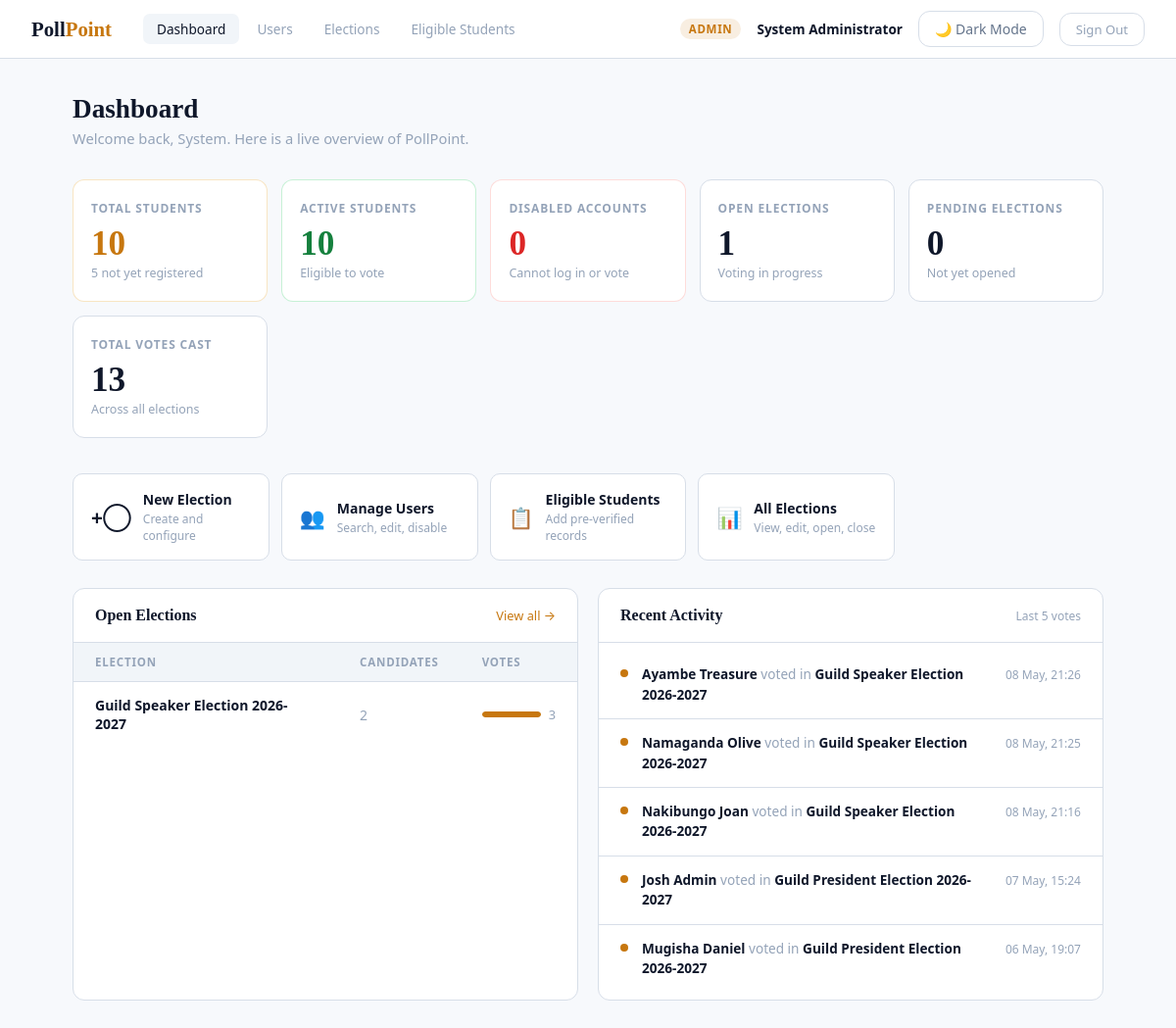
Page /admin_dashboard.php (signed in) on the committed database.
### tables this page shows
CREATE TABLE `elections` (
  `id` int UNSIGNED NOT NULL,
  `title` varchar(200) NOT NULL,
  `description` text,
  `status` enum('pending','open','closed') NOT NULL DEFAULT 'pending',
  `created_by` int UNSIGNED NOT NULL,
  `created_at` datetime NOT NULL DEFAULT CURRENT_TIMESTAMP
);

CREATE TABLE `votes` (
  `id` int UNSIGNED NOT NULL,
  `student_id` int UNSIGNED NOT NULL,
  `election_id` int UNSIGNED NOT NULL,
  `candidate_id` int UNSIGNED NOT NULL,
  `voted_at` datetime NOT NULL DEFAULT CURRENT_TIMESTAMP
);

CREATE TABLE `users` (
  `id` int UNSIGNED NOT NULL,
  `student_number` varchar(20) NOT NULL,
  `full_name` varchar(100) NOT NULL,
  `email` varchar(150) NOT NULL,
  `password_hash` varchar(255) NOT NULL,
  `role` enum('student','admin') NOT NULL DEFAULT 'student',
  `is_active` tinyint(1) NOT NULL DEFAULT '1',
  `registered_at` datetime NOT NULL DEFAULT CURRENT_TIMESTAMP
);

### admin_dashboard.php (the view, shortened to what this page needs)
<?php
require_once 'db.php';
$admin_name = $_SESSION['full_name'];
$r = mysqli_query($conn, "SELECT COUNT(*) AS total FROM users WHERE role = 'student'");
$total_students = mysqli_fetch_assoc($r)['total'];
$r = mysqli_query($conn, "SELECT COUNT(*) AS total FROM users WHERE role = 'student' AND is_active = 1");
$active_students = mysqli_fetch_assoc($r)['total'];
$disabled_students = $total_students - $active_students;
$r = mysqli_query($conn, "SELECT COUNT(*) AS total FROM eligible_students WHERE is_claimed = 0");
$unclaimed = mysqli_fetch_assoc($r)['total'];
$r = mysqli_query($conn, "SELECT status, COUNT(*) AS total FROM elections GROUP BY status");
$election_counts = ['open' => 0, 'pending' => 0, 'closed' => 0];
while ($row = mysqli_fetch_assoc($r)) {
    $election_counts[$row['status']] = $row['total'];
}
$r = mysqli_query($conn, "SELECT COUNT(*) AS total FROM votes");
$total_votes = mysqli_fetch_assoc($r)['total'];
$r = mysqli_query($conn,
    "SELECT
        e.id,
        e.title,
        COUNT(DISTINCT v.id)  AS votes_cast,
        COUNT(DISTINCT c.id)  AS candidate_count
     FROM elections e
     LEFT JOIN votes      v ON v.election_id = e.id
     LEFT JOIN candidates c ON c.election_id = e.id
     WHERE e.status = 'open'
     GROUP BY e.id, e.title
     ORDER BY e.created_at DESC"
);
$open_elections = [];
while ($row = mysqli_fetch_assoc($r)) {
    $open_elections[] = $row;
}
$r = mysqli_query($conn,
    "SELECT
        u.full_name   AS student_name,
        e.title       AS election_title,
        c.name        AS candidate_name,
        v.voted_at
     FROM votes v
     JOIN users      u ON u.id = v.student_id
     JOIN elections  e ON e.id = v.election_id
     JOIN candidates c ON c.id = v.candidate_id
     ORDER BY v.voted_at DESC
     LIMIT 5"
);
$recent_votes = [];
while ($row = mysqli_fetch_assoc($r)) {
    $recent_votes[] = $row;
}
?>
<!DOCTYPE html>
<html lang="en">
<head>
    <link rel="stylesheet" href="styles.css">
</head>
<body>
<nav class="topbar">
    <div class="topbar-left">
        <div class="topbar-logo">Poll<span>Point</span></div>
        <div class="topbar-nav">
            <a href="admin_dashboard.php" class="active">Dashboard</a>
            <a href="admin_users.php">Users</a>
            <a href="admin_elections.php">Elections</a>
            <a href="admin_eligible.php">Eligible Students</a>
        </div>
    </div>
    <div class="topbar-right">
        <span class="admin-badge">Admin</span>
        <span class="topbar-name">
            <strong><?php echo htmlspecialchars($admin_name); ?></strong>
        </span>
        <button id="theme-toggle-btn" class="theme-toggle-btn" onclick="toggleTheme()">🌙 Dark Mode</button>
        <a href="logout.php" class="btn-logout">Sign Out</a>
    </div>
</nav>
<main class="main">
    <div class="page-header">
        <h1>Dashboard</h1>
        <p>Welcome back, <?php echo htmlspecialchars(explode(' ', $admin_name)[0]); ?>. Here is a live overview of PollPoint.</p>
    </div>
    <div class="stats-grid">
        <div class="stat-card accent">
            <div class="stat-label">Total Students</div>
            <div class="stat-number"><?php echo $total_students; ?></div>
            <div class="stat-sub"><?php echo $unclaimed; ?> not yet registered</div>
        </div>
        <div class="stat-card success">
            <div class="stat-label">Active Students</div>
            <div class="stat-number"><?php echo $active_students; ?></div>
            <div class="stat-sub">Eligible to vote</div>
        </div>
        <div class="stat-card danger">
            <div class="stat-label">Disabled Accounts</div>
            <div class="stat-number"><?php echo $disabled_students; ?></div>
            <div class="stat-sub">Cannot log in or vote</div>
        </div>
        <div class="stat-card">
            <div class="stat-label">Open Elections</div>
            <div class="stat-number"><?php echo $election_counts['open']; ?></div>
            <div class="stat-sub">Voting in progress</div>
        </div>
        <div class="stat-card">
            <div class="stat-label">Pending Elections</div>
            <div class="stat-number"><?php echo $election_counts['pending']; ?></div>
            <div class="stat-sub">Not yet opened</div>
        </div>
        <div class="stat-card">
            <div class="stat-label">Total Votes Cast</div>
            <div class="stat-number"><?php echo $total_votes; ?></div>
            <div class="stat-sub">Across all elections</div>
        </div>
    </div>
    <div class="quick-actions">
        <a href="admin_elections.php?action=create" class="quick-btn">
            <span class="quick-btn-icon">&#43;&#9711;</span>
            <div>
                <div>New Election</div>
                <div class="quick-btn-sub">Create and configure</div>
            </div>
        </a>
        <a href="admin_users.php" class="quick-btn">
            <span class="quick-btn-icon">&#128101;</span>
            <div>
                <div>Manage Users</div>
                <div class="quick-btn-sub">Search, edit, disable</div>
            </div>
        </a>
        <a href="admin_eligible.php" class="quick-btn">
            <span class="quick-btn-icon">&#128203;</span>
            <div>
                <div>Eligible Students</div>
                <div class="quick-btn-sub">Add pre-verified records</div>
            </div>
        </a>
        <a href="admin_elections.php" class="quick-btn">
            <span class="quick-btn-icon">&#128202;</span>
            <div>
                <div>All Elections</div>
                <div class="quick-btn-sub">View, edit, open, close</div>
            </div>
        </a>
    </div>
    <div class="two-col">
        <div class="section-card">
            <div class="section-card-header">
                <h2>Open Elections</h2>
                <a href="admin_elections.php">View all &rarr;</a>
            </div>
            <table class="elections-table">
                <thead>
                    <tr>
                        <th>Election</th>
                        <th>Candidates</th>
                        <th>Votes</th>
                    </tr>
                </thead>
                <tbody>
                <?php if (empty($open_elections)): ?>
                    <tr class="empty-row">
                        <td colspan="3">No elections are currently open.</td>
                    </tr>
                <?php else: ?>
                    <?php
                    $max_open_votes = max(array_column($open_elections, 'votes_cast')) ?: 1;
                    foreach ($open_elections as $e):
                        $bar_pct = round(($e['votes_cast'] / $max_open_votes) * 100);
                    ?>
                    <tr>
                        <td>
                            <a href="admin_election_edit.php?election_id=<?php echo $e['id']; ?>"
                               class="election-link">
                                <?php echo htmlspecialchars($e['title']); ?>
                            </a>
                        </td>
                        <td style="color:var(--text-muted)">
                            <?php echo $e['candidate_count']; ?>
                        </td>
                        <td>
                            <div class="mini-bar-wrap">
                                <div class="mini-bar-track">
                                    <div class="mini-bar-fill" style="width:<?php echo $bar_pct; ?>%"></div>
                                </div>
                                <span class="mini-bar-num"><?php echo $e['votes_cast']; ?></span>
                            </div>
                        </td>
                    </tr>
                    <?php endforeach; ?>
                <?php endif; ?>
                </tbody>
            </table>
        </div>
        <div class="section-card">
            <div class="section-card-header">
                <h2>Recent Activity</h2>
                <span style="font-size:0.75rem;color:var(--text-muted)">Last 5 votes</span>
            </div>
            <div class="activity-list">
                <?php if (empty($recent_votes)): ?>
                    <div class="no-activity">No votes have been cast yet.</div>
                <?php else: ?>
                    <?php foreach ($recent_votes as $v): ?>
                    <div class="activity-item">
                        <div class="activity-dot"></div>
                        <div class="activity-text">
                            <strong><?php echo htmlspecialchars($v['student_name']); ?></strong>
                            voted in
                            <strong><?php echo htmlspecialchars($v['election_title']); ?></strong>
                        </div>
                        <div class="activity-time">
                            <?php echo date('d M, H:i', strtotime($v['voted_at'])); ?>
                        </div>
                    </div>
                    <?php endforeach; ?>
                <?php endif; ?>
            </div>
        </div>
    </div>
</main>
</body>
</html>

### styles.css (style rules this page uses)
:root { color-scheme: light; --font-sans: system-ui, -apple-system, BlinkMacSystemFont, "Segoe UI", Roboto, Arial, sans-serif; --font-serif: Georgia, "Times New Roman", Times, serif; --space-1: 4px; --space-2: 8px; --space-3: 12px; --space-4: 16px; --space-5: 20px; --space-6: 24px; --space-8: 32px; --space-10: 40px; --radius-sm: 8px; --radius-md: 12px; --radius-lg: 16px; --radius-xl: 20px; --bg-page: #f7f9fc; --bg-surface: #ffffff; --bg-surface-2: #f1f5f9; --bg-surface-3: #eaf0f7; --bg-overlay: rgba(15, 23, 42, 0.55); --text-primary: #0f172a; --text-secondary: #64748b; --text-muted: #94a3b8; --text-inverse: #ffffff; --border-subtle: #d7dee8; --border-strong: #b8c3d3; --shadow-sm: 0 1px 2px rgba(15, 23, 42, 0.06); --shadow-md: 0 10px 30px rgba(15, 23, 42, 0.10); --shadow-lg: 0 18px 45px rgba(15, 23, 42, 0.14); --accent: #c7770f; --accent-hover: #a9640b; --accent-soft: rgba(199, 119, 15, 0.12); --success: #15803d; --success-soft: rgba(21, 128, 61, 0.12); --warning: #b45309; --warning-soft: rgba(180, 83, 9, 0.12); --danger: #dc2626; --danger-soft: rgba(220, 38, 38, 0.12); --info: #2563eb; --info-soft: rgba(37, 99, 235, 0.12); --focus-ring: 0 0 0 3px rgba(199, 119, 15, 0.22); --transition-fast: 120ms ease; --transition-base: 180ms ease; --transition-slow: 260ms ease; --page-background: var(--bg-page); --surface: var(--bg-surface); --surface-elevated: var(--bg-surface-2); --surface-raised: var(--bg-surface-3); --card-background: var(--bg-surface); --card-border: var(--border-subtle); --header-background: var(--bg-surface); --input-background: var(--bg-surface); --input-border: var(--border-subtle); --input-text: var(--text-primary); --input-placeholder: var(--text-muted); --button-primary-bg: var(--accent); --button-primary-text: var(--text-inverse); --button-primary-hover: var(--accent-hover); --button-secondary-bg: var(--bg-surface-2); --button-secondary-text: var(--text-primary); --button-secondary-border: var(--border-subtle); --table-header-bg: var(--bg-surface-2); --table-row-hover: var(--bg-surface-2); --modal-backdrop: var(--bg-overlay); }
html { background: var(--page-background); }
body { background: var(--page-background); color: var(--text-primary); font-family: var(--font-sans); transition: background-color var(--transition-base), color var(--transition-base); }
button, input, select, textarea { font: inherit; }
.theme-toggle-btn { display: inline-flex; align-items: center; gap: var(--space-2); padding: var(--space-2) var(--space-4); background: transparent; border: 1px solid var(--border-subtle); border-radius: var(--radius-md); color: var(--text-secondary); font-family: var(--font-sans); font-size: 0.875rem; cursor: pointer; transition: border-color var(--transition-base), color var(--transition-base), background-color var(--transition-base); white-space: nowrap; }

### rows in the picture
elections: title "Guild Speaker Election 2026-2027", candidate_count "2", $bar_pct 100 (drawn), votes_cast "3"
votes: student.full_name "Ayambe Treasure", election.title "Guild Speaker Election 2026-2027", voted_at "08 May, 21:26"
votes: student.full_name "Namaganda Olive", election.title "Guild Speaker Election 2026-2027", voted_at "08 May, 21:25"
votes: student.full_name "Nakibungo Joan", election.title "Guild Speaker Election 2026-2027", voted_at "08 May, 21:16"
votes: student.full_name "Josh Admin", election.title "Guild President Election 2026-2027", voted_at "07 May, 15:24"
votes: student.full_name "Mugisha Daniel", election.title "Guild President Election 2026-2027", voted_at "06 May, 19:07"

### other values in the picture
$admin_name "System Administrator"
explode(' ', $admin_name)[0] "System"
$total_students "10"
$unclaimed "5"
$active_students "10"
$disabled_students "0"
$election_counts['open'] "1"
$election_counts['pending'] "0"
$total_votes "13"
